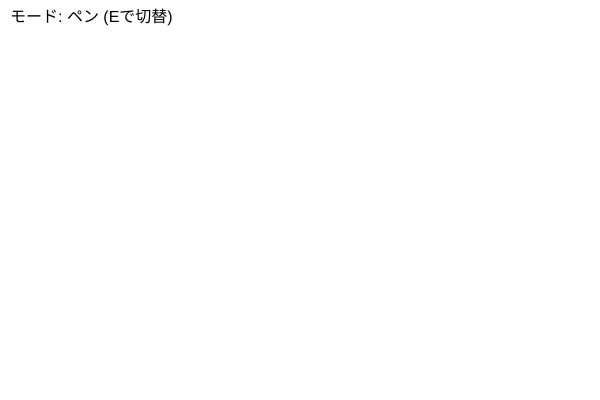
Frame 1 (no input)
Frame 60 (no input): identical to frame 1, image omitted
Frame 120 (the mouse pressed at the canvas centre since frame 60): identical to frame 1, image omitted

The p5.js sketch that drew this single still picture (run headless with seeded random() and noise() and a simulated clock; from frame 60 on, the mouse is pressed at the canvas centre):

// p5.js sketch
// ── sketch.js
let drawing = []; // 描いた線分を保存する配列
let isEraser = false; // 消しゴムモードのフラグ

function setup() {
  createCanvas(600, 400); // スケッチブックサイズのキャンバス
  background(255); // 真っ白な紙にする
}

function draw() {
  background(255); // 背景を塗り直して線分を再描画

  for (const segment of drawing) {
    stroke(segment.isEraser ? 255 : segment.color);
    strokeWeight(segment.weight);
    line(segment.x1, segment.y1, segment.x2, segment.y2);
  }

  noStroke();
  fill(0);
  textSize(16);
  textAlign(LEFT, TOP);
  text(isEraser ? 'モード: 消しゴム (Eで切替)' : 'モード: ペン (Eで切替)', 10, 10);
}

function mouseDragged() {
  const segment = {
    x1: pmouseX,
    y1: pmouseY,
    x2: mouseX,
    y2: mouseY,
    weight: isEraser ? 30 : 4,
    color: color(30, 30, 30),
    isEraser: isEraser
  };
  drawing.push(segment);
}

function keyPressed() {
  if (key === 'e' || key === 'E') {
    isEraser = !isEraser; // Eキーで消しゴム切り替え
  }
  if (key === 'c' || key === 'C') {
    drawing = []; // Cキーでキャンバスをクリア
  }
}
